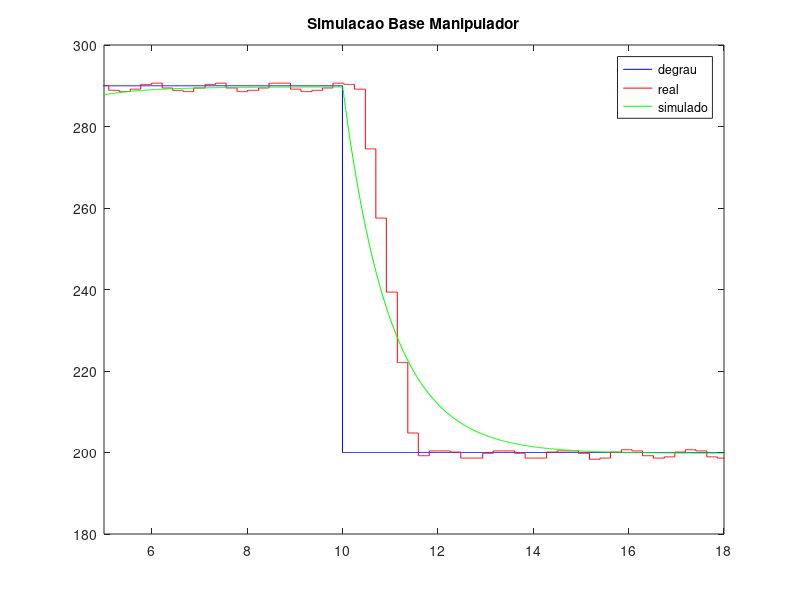
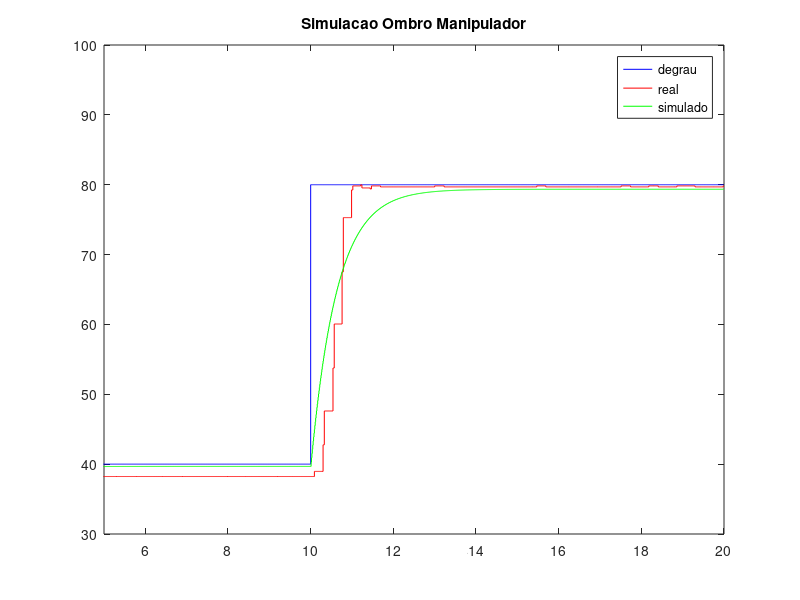
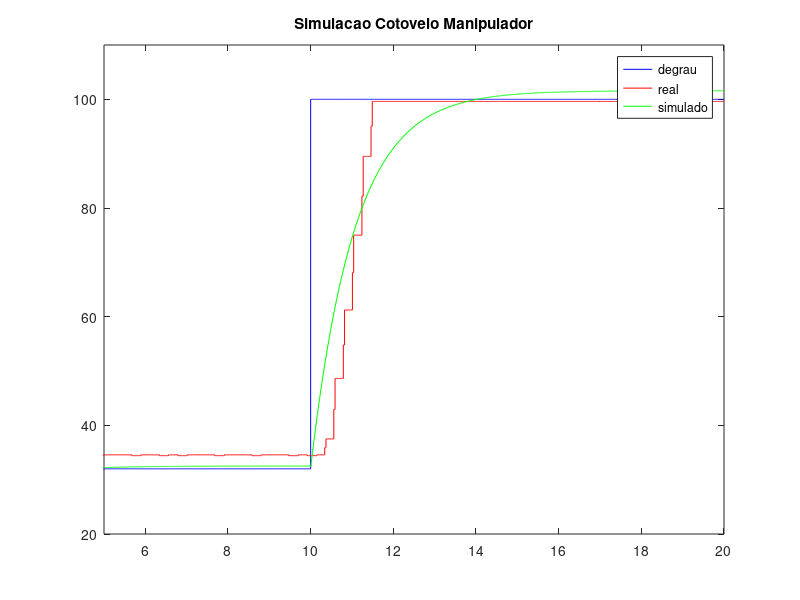
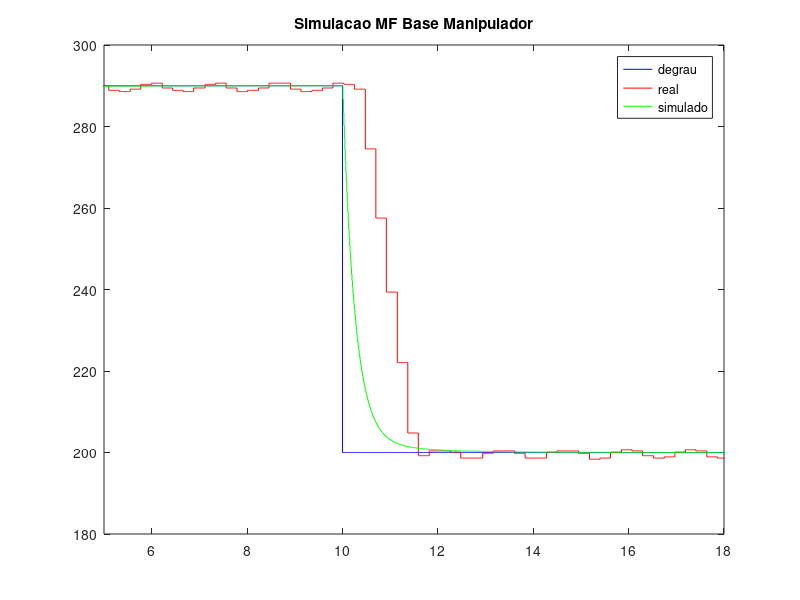

The MATLAB script that drew these images, in order:
clc;
close all;

load('base/input_base_01s.mat')
load('base/output_base_01s.mat')
load('shoulder/output_shoulder_01s.mat')
load('shoulder/input_shoulder_01s.mat')
load('forearm/output_forearm_01s.mat')
load('forearm/input_forearm_01s.mat')

tf_base = tf([1.005],[1 1.006])
tf_base = c2d(tf_base,0.01,'zoh')
time_base = 0:0.01:19.99;
ref_base = zeros(1,2000);

for idx = 1:2000
    if idx <= 1000
        ref_base(1,idx) = 290;
    else
        ref_base(1,idx) = 200;
    end
end

result_step_base = lsim(tf_base,ref_base,time_base);

figure(1)
stairs(time_base(1,:),ref_base(1,:),'b');
hold on
stairs(output_base_01s(:,1),output_base_01s(:,2),'r');
hold on
stairs(time_base(1,:),result_step_base,'g');
axis([5 18 180 300])
legend('degrau','real','simulado')
title('Simulacao Base Manipulador')

tf_shoulder = tf([1.583],[1 1.596])
tf_shoulder = c2d(tf_shoulder,0.01,'zoh')
time_shoulder = 0:0.01:19.99;
ref_shoulder = zeros(1,2000);

for idx = 1:2000
    if idx <= 1000
        ref_shoulder(1,idx) = 40;
    else
        ref_shoulder(1,idx) = 80;
    end
end

result_step_shoulder = lsim(tf_shoulder,ref_shoulder,time_shoulder);

figure(2)
stairs(time_shoulder(1,:),ref_shoulder(1,:),'b');
hold on
stairs(output_shoulder_01s(:,1),output_shoulder_01s(:,2),'r');
hold on
stairs(time_shoulder(1,:),result_step_shoulder,'g');
axis([5 20 30 100])
legend('degrau','real','simulado')
title('Simulacao Ombro Manipulador')


tf_forearm = tf([0.9556],[1 0.9407])
tf_forearm = c2d(tf_forearm,0.01,'zoh')
time_forearm = 0:0.01:19.99;
ref_forearm = zeros(1,2000);

for idx = 1:2000
    if idx <= 1000
        ref_forearm(1,idx) = 32;
    else
        ref_forearm(1,idx) = 100;
    end
end

result_step_forearm = lsim(tf_forearm,ref_forearm,time_forearm);

figure(3)
stairs(time_forearm(1,:),ref_forearm(1,:),'b');
hold on
stairs(output_forearm_01s(:,1),output_forearm_01s(:,2),'r');
hold on
stairs(time_forearm(1,:),result_step_forearm,'g');
axis([5 20 20 110])
legend('degrau','real','simulado')
title('Simulacao Cotovelo Manipulador')

% ------------------------ Malha Fechada ------------------------- %

c_base = tf([3.762 3.42],[1 0])
c_base = c2d(c_base,0.01,'zoh')
% c_base_discrete = (3.762*z - 3.728)/(z-1) %
mf_base = feedback(c_base*tf_base,1)

result_mf_step_base = lsim(mf_base,ref_base,time_base);

figure(4)
stairs(time_base(1,:),ref_base(1,:),'b');
hold on
stairs(output_base_01s(:,1),output_base_01s(:,2),'r');
hold on
stairs(time_base(1,:),result_mf_step_base,'g');
axis([5 18 180 300])
legend('degrau','real','simulado')
title('Simulacao MF Base Manipulador')

c_shoulder = tf([2.2436 3.16],[1 0])
c_shoulder = c2d(c_shoulder,0.01,'zoh')
% c_shoulder_discrete = (2.244*z - 2.212)/(z-1) %
mf_shoulder = feedback(c_shoulder*tf_shoulder,1)

result_mf_step_shoulder = lsim(mf_shoulder,ref_shoulder,time_shoulder);

figure(5)
stairs(time_shoulder(1,:),ref_shoulder(1,:),'b');
hold on
stairs(output_shoulder_01s(:,1),output_shoulder_01s(:,2),'r');
hold on
stairs(time_shoulder(1,:),result_mf_step_shoulder,'g');
axis([5 20 30 100])
legend('degrau','real','simulado')
title('Simulacao MF Ombro Manipulador')

c_forearm = tf([3.74 3.4],[1 0])
c_forearm = c2d(c_forearm,0.01,'zoh')
% c_forearm_discrete = (3.74*z - 3.706)/(z-1) %
mf_forearm = feedback(c_forearm*tf_forearm,1)

result_mf_step_forearm = lsim(mf_forearm,ref_forearm,time_forearm);

figure(6)
stairs(time_forearm(1,:),ref_forearm(1,:),'b');
hold on
stairs(output_forearm_01s(:,1),output_forearm_01s(:,2),'r');
hold on
stairs(time_forearm(1,:),result_mf_step_forearm,'g');
axis([5 20 20 110])
legend('degrau','real','simulado')
title('Simulacao Cotovelo Manipulador')